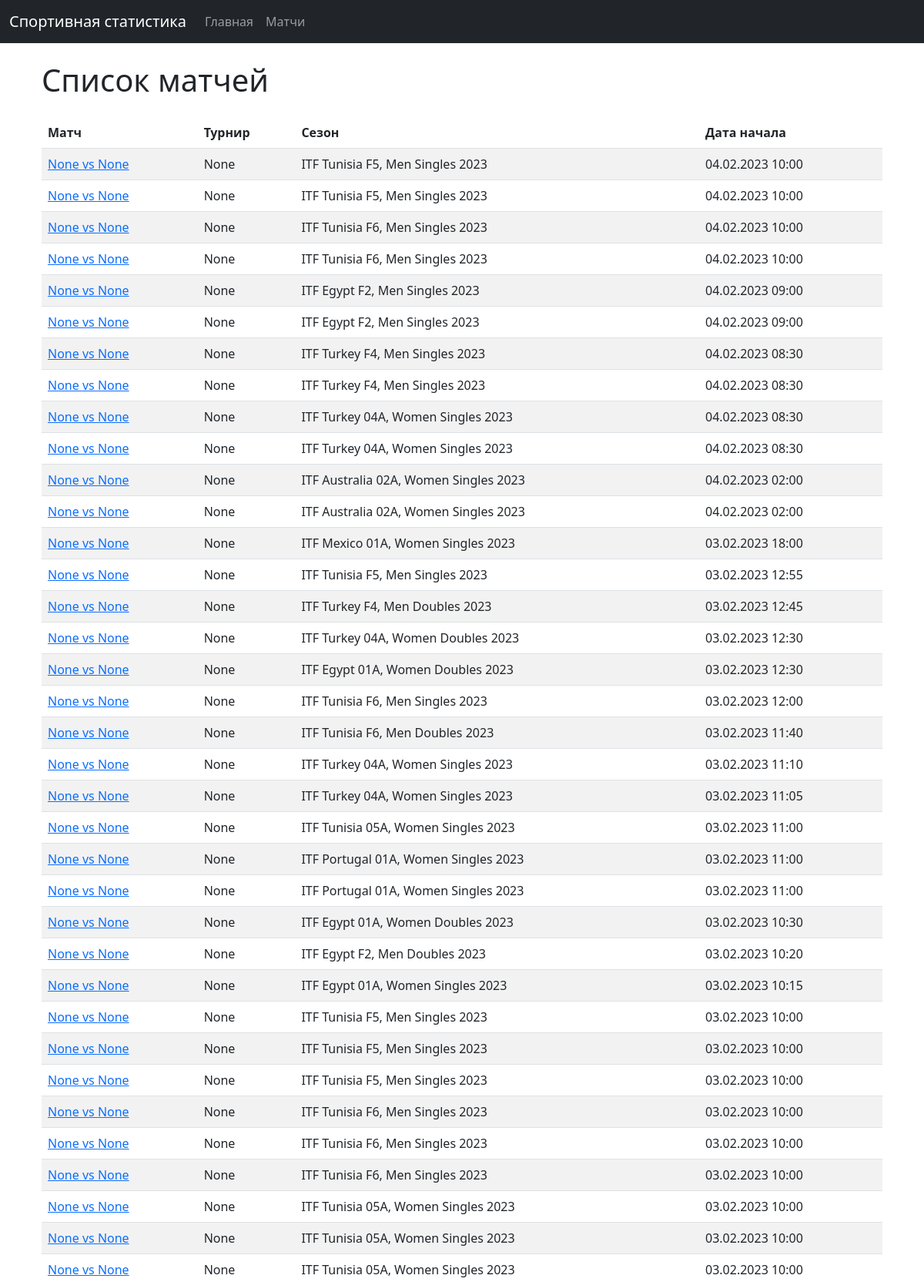
The page /matches/ (upper part) on the database its author committed.
### sportApp/models.py (models this page shows, shortened)
class Match(models.Model):
    event_id = models.IntegerField(unique=True, default=0)
    tournament = models.ForeignKey(Tournament, on_delete=models.PROTECT, null=True, blank=True)
    firstToServe = models.IntegerField(null=True, blank=True)
    roundName = models.CharField(max_length=255, null=True, blank=True)
    roundType = models.IntegerField(null=True, blank=True)
    season = models.ForeignKey(Season, on_delete=models.PROTECT, null=True, blank=True)
    home_team = models.ForeignKey(Team, on_delete=models.PROTECT, related_name='matches_home', null=True, blank=True)
    away_team = models.ForeignKey(Team, on_delete=models.PROTECT, related_name='matches_away', null=True, blank=True)
    winner_code = models.PositiveSmallIntegerField(null=True, blank=True)  # 1 (home), 2 (away)
    status_code = models.PositiveSmallIntegerField(null=True, blank=True)  # API status code (100 = ended)
    status_description = models.CharField(max_length=255, null=True, blank=True)
    start_timestamp = models.DateTimeField(null=True, blank=True)  # Можно преобразовать из unix timestamp

class Season(models.Model):
    name = models.CharField(max_length=255)  # "Davis Cup 2023"
    year = models.CharField(max_length=10, null=True, blank=True)
    api_id = models.IntegerField(unique=True, null=True, blank=True)
    def __str__(self):
        return self.name

### sportApp/views_scripts/models_views.py (the view)
# urls.py: path('matches/', match_list, name='match_list'),
def match_list(request):
    matches = Match.objects.all().order_by('-start_timestamp')
    return render(request, 'pages/match_list.html', {'matches': matches})

### templates/pages/match_list.html
{% extends 'widgets/base.html' %}
{% load static %}
{% block content %}
<div class="container my-4">
    <h1 class="mb-4">Список матчей</h1>
    <table class="table table-striped">
        <thead>
            <tr>
                <th>Матч</th>
                <th>Турнир</th>
                <th>Сезон</th>
                <th>Дата начала</th>
            </tr>
        </thead>
        <tbody>
        {% for match in matches %}
            <tr>
                <td>
                    <a href="{% url 'match_detail' match.id %}">
                        {{ match.home_team }} vs {{ match.away_team }}
                    </a>
                </td>
                <td>{{ match.tournament }}</td>
                <td>{{ match.season }}</td>
                <td>{{ match.start_timestamp|date:"d.m.Y H:i" }}</td>
            </tr>
        {% empty %}
            <tr>
                <td colspan="4">Матчи не найдены.</td>
            </tr>
        {% endfor %}
        </tbody>
    </table>
</div>
{% endblock %}

### rows shown on the page
Match: home_team "None", away_team "None", tournament "None", season "ITF Tunisia F5, Men Singles 2023", start_timestamp "04.02.2023 10:00"
Match: home_team "None", away_team "None", tournament "None", season "ITF Tunisia F5, Men Singles 2023", start_timestamp "04.02.2023 10:00"
Match: home_team "None", away_team "None", tournament "None", season "ITF Tunisia F6, Men Singles 2023", start_timestamp "04.02.2023 10:00"
Match: home_team "None", away_team "None", tournament "None", season "ITF Tunisia F6, Men Singles 2023", start_timestamp "04.02.2023 10:00"
Match: home_team "None", away_team "None", tournament "None", season "ITF Egypt F2, Men Singles 2023", start_timestamp "04.02.2023 09:00"
Match: home_team "None", away_team "None", tournament "None", season "ITF Egypt F2, Men Singles 2023", start_timestamp "04.02.2023 09:00"
Match: home_team "None", away_team "None", tournament "None", season "ITF Turkey F4, Men Singles 2023", start_timestamp "04.02.2023 08:30"
Match: home_team "None", away_team "None", tournament "None", season "ITF Turkey F4, Men Singles 2023", start_timestamp "04.02.2023 08:30"
Match: home_team "None", away_team "None", tournament "None", season "ITF Turkey 04A, Women Singles 2023", start_timestamp "04.02.2023 08:30"
Match: home_team "None", away_team "None", tournament "None", season "ITF Turkey 04A, Women Singles 2023", start_timestamp "04.02.2023 08:30"
Match: home_team "None", away_team "None", tournament "None", season "ITF Australia 02A, Women Singles 2023", start_timestamp "04.02.2023 02:00"
Match: home_team "None", away_team "None", tournament "None", season "ITF Australia 02A, Women Singles 2023", start_timestamp "04.02.2023 02:00"
Match: home_team "None", away_team "None", tournament "None", season "ITF Mexico 01A, Women Singles 2023", start_timestamp "03.02.2023 18:00"
Match: home_team "None", away_team "None", tournament "None", season "ITF Tunisia F5, Men Singles 2023", start_timestamp "03.02.2023 12:55"
Match: home_team "None", away_team "None", tournament "None", season "ITF Turkey F4, Men Doubles 2023", start_timestamp "03.02.2023 12:45"
Match: home_team "None", away_team "None", tournament "None", season "ITF Turkey 04A, Women Doubles 2023", start_timestamp "03.02.2023 12:30"
Match: home_team "None", away_team "None", tournament "None", season "ITF Egypt 01A, Women Doubles 2023", start_timestamp "03.02.2023 12:30"
Match: home_team "None", away_team "None", tournament "None", season "ITF Tunisia F6, Men Singles 2023", start_timestamp "03.02.2023 12:00"
Match: home_team "None", away_team "None", tournament "None", season "ITF Tunisia F6, Men Doubles 2023", start_timestamp "03.02.2023 11:40"
Match: home_team "None", away_team "None", tournament "None", season "ITF Turkey 04A, Women Singles 2023", start_timestamp "03.02.2023 11:10"
Match: home_team "None", away_team "None", tournament "None", season "ITF Turkey 04A, Women Singles 2023", start_timestamp "03.02.2023 11:05"
Match: home_team "None", away_team "None", tournament "None", season "ITF Tunisia 05A, Women Singles 2023", start_timestamp "03.02.2023 11:00"
Match: home_team "None", away_team "None", tournament "None", season "ITF Portugal 01A, Women Singles 2023", start_timestamp "03.02.2023 11:00"
Match: home_team "None", away_team "None", tournament "None", season "ITF Portugal 01A, Women Singles 2023", start_timestamp "03.02.2023 11:00"
Match: home_team "None", away_team "None", tournament "None", season "ITF Egypt 01A, Women Doubles 2023", start_timestamp "03.02.2023 10:30"
Match: home_team "None", away_team "None", tournament "None", season "ITF Egypt F2, Men Doubles 2023", start_timestamp "03.02.2023 10:20"
Match: home_team "None", away_team "None", tournament "None", season "ITF Egypt 01A, Women Singles 2023", start_timestamp "03.02.2023 10:15"
Match: home_team "None", away_team "None", tournament "None", season "ITF Tunisia F5, Men Singles 2023", start_timestamp "03.02.2023 10:00"
Match: home_team "None", away_team "None", tournament "None", season "ITF Tunisia F5, Men Singles 2023", start_timestamp "03.02.2023 10:00"
Match: home_team "None", away_team "None", tournament "None", season "ITF Tunisia F5, Men Singles 2023", start_timestamp "03.02.2023 10:00"
Match: home_team "None", away_team "None", tournament "None", season "ITF Tunisia F6, Men Singles 2023", start_timestamp "03.02.2023 10:00"
Match: home_team "None", away_team "None", tournament "None", season "ITF Tunisia F6, Men Singles 2023", start_timestamp "03.02.2023 10:00"
Match: home_team "None", away_team "None", tournament "None", season "ITF Tunisia F6, Men Singles 2023", start_timestamp "03.02.2023 10:00"
Match: home_team "None", away_team "None", tournament "None", season "ITF Tunisia 05A, Women Singles 2023", start_timestamp "03.02.2023 10:00"
Match: home_team "None", away_team "None", tournament "None", season "ITF Tunisia 05A, Women Singles 2023", start_timestamp "03.02.2023 10:00"
Match: home_team "None", away_team "None", tournament "None", season "ITF Tunisia 05A, Women Singles 2023", start_timestamp "03.02.2023 10:00"
